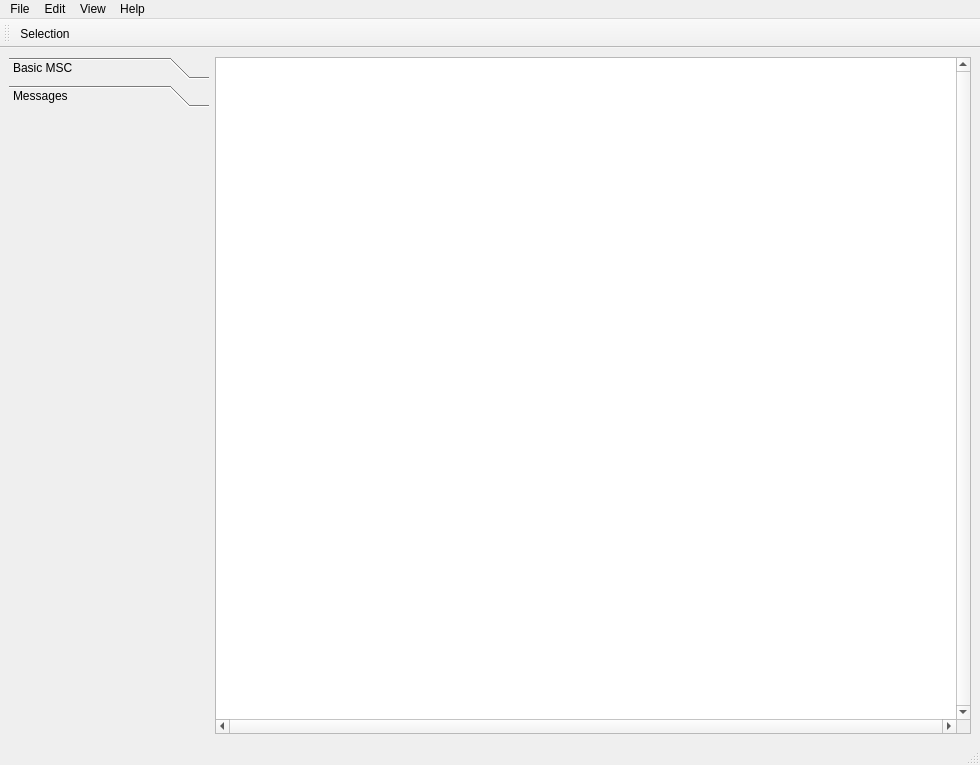
<?xml version="1.0" encoding="UTF-8"?>
<ui version="4.0">
 <class>Config</class>
 <widget class="QMainWindow" name="Config">
  <property name="windowModality">
   <enum>Qt::NonModal</enum>
  </property>
  <property name="geometry">
   <rect>
    <x>0</x>
    <y>0</y>
    <width>980</width>
    <height>765</height>
   </rect>
  </property>
  <property name="windowTitle">
   <string>MSC Editor</string>
  </property>
  <property name="documentMode">
   <bool>false</bool>
  </property>
  <property name="dockNestingEnabled">
   <bool>false</bool>
  </property>
  <property name="dockOptions">
   <set>QMainWindow::AllowTabbedDocks|QMainWindow::AnimatedDocks</set>
  </property>
  <property name="unifiedTitleAndToolBarOnMac">
   <bool>false</bool>
  </property>
  <widget class="QWidget" name="central_widget">
   <layout class="QHBoxLayout" name="horizontalLayout">
    <item>
     <widget class="QToolBox" name="msc_toobox">
      <property name="sizePolicy">
       <sizepolicy hsizetype="Fixed" vsizetype="Preferred">
        <horstretch>0</horstretch>
        <verstretch>0</verstretch>
       </sizepolicy>
      </property>
      <property name="minimumSize">
       <size>
        <width>200</width>
        <height>0</height>
       </size>
      </property>
      <property name="currentIndex">
       <number>1</number>
      </property>
      <widget class="QWidget" name="basic_msc_page">
       <property name="geometry">
        <rect>
         <x>0</x>
         <y>0</y>
         <width>200</width>
         <height>607</height>
        </rect>
       </property>
       <attribute name="label">
        <string>Basic MSC</string>
       </attribute>
       <widget class="QWidget" name="gridLayoutWidget">
        <property name="geometry">
         <rect>
          <x>0</x>
          <y>0</y>
          <width>201</width>
          <height>601</height>
         </rect>
        </property>
        <layout class="QGridLayout" name="basic_msc_layout">
         <property name="rightMargin">
          <number>5</number>
         </property>
        </layout>
       </widget>
      </widget>
      <widget class="QWidget" name="messages_page">
       <property name="geometry">
        <rect>
         <x>0</x>
         <y>0</y>
         <width>200</width>
         <height>607</height>
        </rect>
       </property>
       <attribute name="label">
        <string>Messages</string>
       </attribute>
       <widget class="QWidget" name="gridLayoutWidget_2">
        <property name="geometry">
         <rect>
          <x>0</x>
          <y>0</y>
          <width>201</width>
          <height>601</height>
         </rect>
        </property>
        <layout class="QGridLayout" name="messages_layout">
         <property name="rightMargin">
          <number>5</number>
         </property>
        </layout>
       </widget>
      </widget>
     </widget>
    </item>
    <item>
     <widget class="view::GraphView" name="graphics_view">
      <property name="sizePolicy">
       <sizepolicy hsizetype="Expanding" vsizetype="Expanding">
        <horstretch>0</horstretch>
        <verstretch>0</verstretch>
       </sizepolicy>
      </property>
      <property name="maximumSize">
       <size>
        <width>16777215</width>
        <height>16777215</height>
       </size>
      </property>
      <property name="verticalScrollBarPolicy">
       <enum>Qt::ScrollBarAlwaysOn</enum>
      </property>
      <property name="horizontalScrollBarPolicy">
       <enum>Qt::ScrollBarAlwaysOn</enum>
      </property>
      <property name="sceneRect">
       <rectf>
        <x>0.000000000000000</x>
        <y>0.000000000000000</y>
        <width>0.000000000000000</width>
        <height>0.000000000000000</height>
       </rectf>
      </property>
     </widget>
    </item>
   </layout>
  </widget>
  <widget class="QMenuBar" name="menu">
   <property name="geometry">
    <rect>
     <x>0</x>
     <y>0</y>
     <width>980</width>
     <height>27</height>
    </rect>
   </property>
   <widget class="QMenu" name="file_menu">
    <property name="title">
     <string>File</string>
    </property>
   </widget>
   <widget class="QMenu" name="edit_menu">
    <property name="title">
     <string>Edit</string>
    </property>
   </widget>
   <widget class="QMenu" name="view_menu">
    <property name="title">
     <string>View</string>
    </property>
   </widget>
   <widget class="QMenu" name="help_menu">
    <property name="title">
     <string>Help</string>
    </property>
   </widget>
   <addaction name="file_menu"/>
   <addaction name="edit_menu"/>
   <addaction name="view_menu"/>
   <addaction name="help_menu"/>
  </widget>
  <widget class="QStatusBar" name="status_bar"/>
  <widget class="QToolBar" name="tool_bar">
   <property name="windowTitle">
    <string>toolBar</string>
   </property>
   <attribute name="toolBarArea">
    <enum>TopToolBarArea</enum>
   </attribute>
   <attribute name="toolBarBreak">
    <bool>false</bool>
   </attribute>
   <addaction name="action_selection"/>
  </widget>
  <action name="action_selection">
   <property name="checkable">
    <bool>true</bool>
   </property>
   <property name="text">
    <string>Selection</string>
   </property>
  </action>
 </widget>
 <customwidgets>
  <customwidget>
   <class>view::GraphView</class>
   <extends>QGraphicsView</extends>
   <header>view/qt/graph-view.hh</header>
  </customwidget>
 </customwidgets>
 <resources/>
 <connections/>
</ui>
